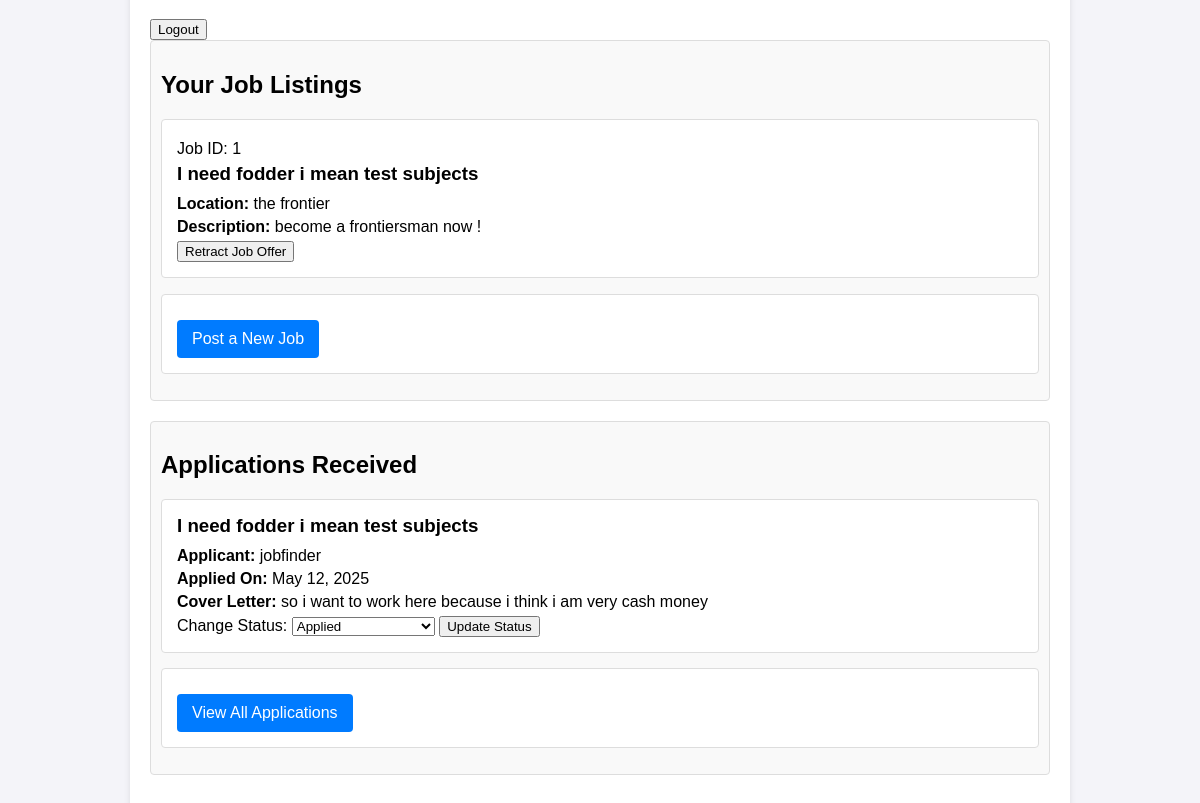
/employer-dashboard/ (signed in, lower part), run on an earlier commit of the app's database.
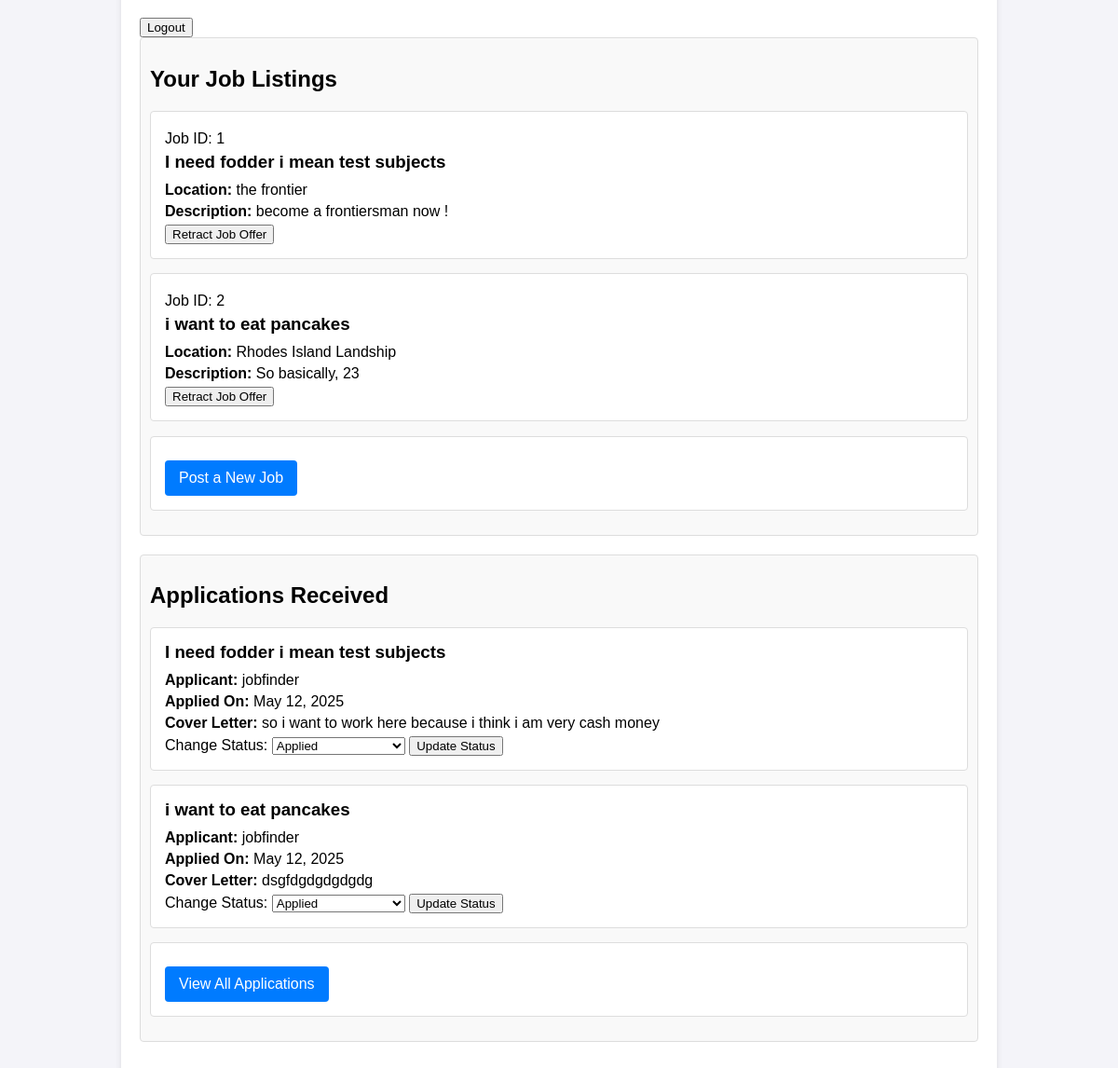
And on a later commit of the database.
### backend/models.py (models this page shows, shortened)
class JobListing(models.Model):
    employer = models.ForeignKey(Employer, on_delete=models.CASCADE)
    title = models.CharField(max_length=255)  # Job title
    description = models.TextField()  # Detailed job description
    location = models.CharField(max_length=255)  # Job location
    skills_required = models.TextField()  # Required skills
    is_felony_ok = models.BooleanField(default=False)  # Explicitly felony-friendly position
    created_at = models.DateTimeField(auto_now_add=True)  # Auto-set when created
    expires_at = models.DateTimeField()  # Job posting expiration date
    salary_range = models.CharField(max_length=100, blank=True)  # Optional salary info
    job_type = models.CharField(max_length=50, choices=[
        ('full_time', 'Full Time'),
        ('part_time', 'Part Time'),
        ('contract', 'Contract'),
        ('temporary', 'Temporary'),
    ])

class Application(models.Model):
    job = models.ForeignKey(JobListing, on_delete=models.CASCADE)
    applicant = models.ForeignKey(JobSeeker, on_delete=models.CASCADE)
    applied_at = models.DateTimeField(auto_now_add=True)  # Auto-set application date
    status = models.CharField(max_length=50, choices=[
        ('applied', 'Applied'),
        ('reviewed', 'Reviewed'),
        ('interview', 'Interview Scheduled'),
        ('hired', 'Hired'),
        ('rejected', 'Rejected')
    ], default='applied')
    is_anonymous = models.BooleanField(default=False)  # Privacy option
    cover_letter = models.TextField(blank=True)  # Optional cover letter

class JobSeeker(models.Model):
    user = models.OneToOneField(User, on_delete=models.CASCADE, null=True, blank=True, related_name='job_seeker')
    skills = models.TextField(help_text="List your skills separated by commas")
    experience = models.TextField(blank=True)  # Work history can be left blank
    certifications = models.TextField(blank=True)  # Any professional certifications
    ready_to_work = models.BooleanField(default=False)  # Availability status
    anonymous_profile = models.BooleanField(default=False)  # Privacy option
    success_story = models.TextField(blank=True)  # Optional success narrative
    resume = models.FileField(upload_to='resumes/', blank=True)  # Upload resume

### backend/views.py (the view)
# urls.py: path('employer-dashboard/', views.employer_dashboard, name='employer_dashboard'),
@login_required
def employer_dashboard(request):
    if not hasattr(request.user, 'employer'):  # Only employers allowed
        return redirect('profile_type')
    employer = request.user.employer  # Get employer profile
    job_listings = JobListing.objects.filter(employer=employer)
    applications = Application.objects.filter(job__in=job_listings)
    context = {
        'employer': employer,  # Employer data
        'job_listings': job_listings,  # Their posted jobs
        'applications': applications,  # Applications received
    }
    return render(request, 'employer_dashboard.html', context)

### templates/employer_dashboard.html (shortened to what this page needs)
<!DOCTYPE html>
<html lang="en">
<head>
</head>
<body>
    <div class="container">
        <form method="POST" action="{% url 'logout' %}" style="display: inline;">
            <button type="submit" class="logout-button">Logout</button>
        </form>
        <div class="job-listings">
            <h2>Your Job Listings</h2>
            {% if job_listings %}
                <ul>
                    {% for job in job_listings %}
                        <li>
                            <p>Job ID: {{ job.id }}</p>
                            <h3>{{ job.title }}</h3>
                            <p><strong>Location:</strong> {{ job.location }}</p>
                            <p><strong>Description:</strong> {{ job.description|truncatewords:20 }}</p>
                            <form method="POST" action="{% url 'delete_job' job.id %}" style="display: inline;">
                                <button type="submit" class="delete-button">Retract Job Offer</button>
                            </form>
                        </li>
                    {% endfor %}
                </ul>
            {% else %}
                <p class="no-data">You have not posted any jobs yet.</p>
            {% endif %}
            <ul>
                <li>
                    <a href="{% url 'post_job' %}">Post a New Job</a>
                </li>
            </ul>
        </div>
        <div class="applications">
            <h2>Applications Received</h2>
            {% if applications %}
                <ul>
                    {% for application in applications %}
                        <li>
                            <h3>{{ application.job.title }}</h3>
                            <p><strong>Applicant:</strong> {{ application.applicant.user.username }}</p>
                            <p><strong>Applied On:</strong> {{ application.applied_at|date:"F j, Y" }}</p>
                            <p><strong>Cover Letter:</strong> {{ application.cover_letter|truncatewords:20 }}</p>
                            <form method="POST" action="{% url 'change_application_status' application.id %}" style="display: inline;">
                                <label for="status-{{ application.id }}">Change Status:</label>
                                <select name="status" id="status-{{ application.id }}">
                                    <option value="applied" {% if application.status == 'applied' %}selected{% endif %}>Applied</option>
                                </select>
                                <button type="submit" class="status-button">Update Status</button>
                            </form>
                        </li>
                    {% endfor %}
                    <li>
                        <a href="{% url 'view_applications' %}">View All Applications</a>
                    </li>
                </ul>
            {% else %}
                <p class="no-data">No applications received yet.</p>
            {% endif %}
        </div>
    </div>
</body>
</html>

What changed in the data, as far as the page shows it:
added JobListing: id "2", title "i want to eat pancakes", location "Rhodes Island Landship", description "So basically, 23"
added Application: job "i want to eat pancakes", applicant.user.username "jobfinder", applied_at "May 12, 2025", cover_letter "dsgfdgdgdgdgdg", status "Applied"
